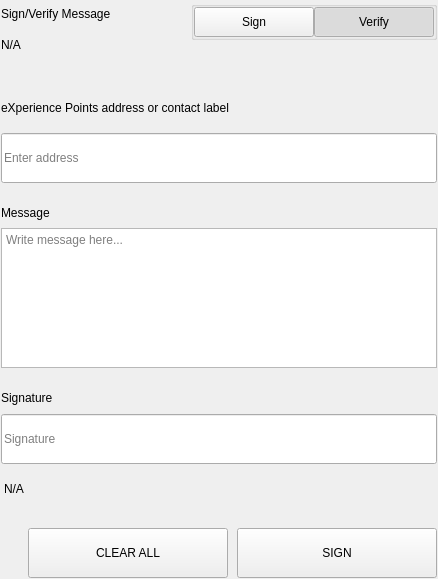
<?xml version="1.0" encoding="UTF-8"?>
<ui version="4.0">
 <class>SettingsSignMessageWidgets</class>
 <widget class="QWidget" name="SettingsSignMessageWidgets">
  <property name="geometry">
   <rect>
    <x>0</x>
    <y>0</y>
    <width>438</width>
    <height>579</height>
   </rect>
  </property>
  <property name="windowTitle">
   <string>Form</string>
  </property>
  <layout class="QVBoxLayout" name="verticalLayout">
   <property name="spacing">
    <number>0</number>
   </property>
   <property name="leftMargin">
    <number>0</number>
   </property>
   <property name="topMargin">
    <number>0</number>
   </property>
   <property name="rightMargin">
    <number>0</number>
   </property>
   <property name="bottomMargin">
    <number>0</number>
   </property>
   <item>
    <widget class="QWidget" name="left" native="true">
     <layout class="QVBoxLayout" name="verticalLayout_3">
      <property name="leftMargin">
       <number>0</number>
      </property>
      <property name="topMargin">
       <number>0</number>
      </property>
      <property name="rightMargin">
       <number>0</number>
      </property>
      <property name="bottomMargin">
       <number>0</number>
      </property>
      <item>
       <widget class="QWidget" name="container_sign" native="true">
        <layout class="QVBoxLayout" name="verticalLayout_2">
         <property name="spacing">
          <number>0</number>
         </property>
         <property name="leftMargin">
          <number>1</number>
         </property>
         <property name="topMargin">
          <number>1</number>
         </property>
         <property name="rightMargin">
          <number>1</number>
         </property>
         <property name="bottomMargin">
          <number>1</number>
         </property>
         <item>
          <layout class="QHBoxLayout" name="horizontalLayout_3" stretch="3,1">
           <property name="spacing">
            <number>40</number>
           </property>
           <item>
            <layout class="QVBoxLayout" name="verticalLayoutTitle">
             <property name="spacing">
              <number>5</number>
             </property>
             <item>
              <widget class="QLabel" name="labelTitle">
               <property name="text">
                <string>Sign/Verify Message</string>
               </property>
              </widget>
             </item>
             <item>
              <widget class="QLabel" name="labelSubtitle1">
               <property name="text">
                <string notr="true">N/A</string>
               </property>
               <property name="wordWrap">
                <bool>true</bool>
               </property>
              </widget>
             </item>
            </layout>
           </item>
           <item alignment="Qt::AlignRight|Qt::AlignTop">
            <widget class="QWidget" name="containerSwitch" native="true">
             <property name="styleSheet">
              <string notr="true">#containerSwitch{
	padding-top:9px;
}</string>
             </property>
             <layout class="QVBoxLayout" name="verticalLayout_6">
              <property name="spacing">
               <number>4</number>
              </property>
              <property name="leftMargin">
               <number>0</number>
              </property>
              <property name="topMargin">
               <number>0</number>
              </property>
              <property name="rightMargin">
               <number>0</number>
              </property>
              <property name="bottomMargin">
               <number>0</number>
              </property>
              <item alignment="Qt::AlignRight">
               <widget class="QGroupBox" name="groupBox">
                <property name="sizePolicy">
                 <sizepolicy hsizetype="Fixed" vsizetype="Preferred">
                  <horstretch>0</horstretch>
                  <verstretch>0</verstretch>
                 </sizepolicy>
                </property>
                <property name="title">
                 <string/>
                </property>
                <property name="alignment">
                 <set>Qt::AlignRight|Qt::AlignTop|Qt::AlignTrailing</set>
                </property>
                <layout class="QHBoxLayout" name="horizontalLayout_4">
                 <property name="spacing">
                  <number>0</number>
                 </property>
                 <property name="leftMargin">
                  <number>0</number>
                 </property>
                 <property name="topMargin">
                  <number>0</number>
                 </property>
                 <property name="rightMargin">
                  <number>0</number>
                 </property>
                 <property name="bottomMargin">
                  <number>0</number>
                 </property>
                 <item>
                  <widget class="QPushButton" name="pushSign">
                   <property name="minimumSize">
                    <size>
                     <width>120</width>
                     <height>30</height>
                    </size>
                   </property>
                   <property name="maximumSize">
                    <size>
                     <width>120</width>
                     <height>30</height>
                    </size>
                   </property>
                   <property name="focusPolicy">
                    <enum>Qt::NoFocus</enum>
                   </property>
                   <property name="text">
                    <string>Sign</string>
                   </property>
                   <property name="checkable">
                    <bool>true</bool>
                   </property>
                   <property name="autoExclusive">
                    <bool>true</bool>
                   </property>
                  </widget>
                 </item>
                 <item>
                  <widget class="QPushButton" name="pushVerify">
                   <property name="minimumSize">
                    <size>
                     <width>120</width>
                     <height>30</height>
                    </size>
                   </property>
                   <property name="maximumSize">
                    <size>
                     <width>120</width>
                     <height>30</height>
                    </size>
                   </property>
                   <property name="focusPolicy">
                    <enum>Qt::NoFocus</enum>
                   </property>
                   <property name="text">
                    <string>Verify</string>
                   </property>
                   <property name="checkable">
                    <bool>true</bool>
                   </property>
                   <property name="checked">
                    <bool>true</bool>
                   </property>
                   <property name="autoExclusive">
                    <bool>true</bool>
                   </property>
                  </widget>
                 </item>
                </layout>
               </widget>
              </item>
              <item alignment="Qt::AlignHCenter|Qt::AlignTop">
               <widget class="QLabel" name="labelSubtitleSwitch">
                <property name="text">
                 <string/>
                </property>
                <property name="alignment">
                 <set>Qt::AlignRight|Qt::AlignTrailing|Qt::AlignVCenter</set>
                </property>
               </widget>
              </item>
             </layout>
            </widget>
           </item>
          </layout>
         </item>
         <item>
          <spacer name="verticalSpacer_2">
           <property name="orientation">
            <enum>Qt::Vertical</enum>
           </property>
           <property name="sizeType">
            <enum>QSizePolicy::Fixed</enum>
           </property>
           <property name="sizeHint" stdset="0">
            <size>
             <width>20</width>
             <height>40</height>
            </size>
           </property>
          </spacer>
         </item>
         <item>
          <widget class="QWidget" name="containerAddress" native="true">
           <property name="sizePolicy">
            <sizepolicy hsizetype="Preferred" vsizetype="Fixed">
             <horstretch>0</horstretch>
             <verstretch>0</verstretch>
            </sizepolicy>
           </property>
           <layout class="QVBoxLayout" name="verticalLayout_5" stretch="0,0">
            <property name="spacing">
             <number>15</number>
            </property>
            <property name="leftMargin">
             <number>0</number>
            </property>
            <property name="topMargin">
             <number>0</number>
            </property>
            <property name="rightMargin">
             <number>0</number>
            </property>
            <property name="bottomMargin">
             <number>0</number>
            </property>
            <item>
             <widget class="QLabel" name="labelSubtitleAddress">
              <property name="minimumSize">
               <size>
                <width>0</width>
                <height>20</height>
               </size>
              </property>
              <property name="maximumSize">
               <size>
                <width>16777215</width>
                <height>20</height>
               </size>
              </property>
              <property name="text">
               <string>eXperience Points address or contact label</string>
              </property>
             </widget>
            </item>
            <item>
             <widget class="QLineEdit" name="addressIn_SM">
              <property name="minimumSize">
               <size>
                <width>0</width>
                <height>50</height>
               </size>
              </property>
              <property name="maximumSize">
               <size>
                <width>16777215</width>
                <height>50</height>
               </size>
              </property>
              <property name="placeholderText">
               <string>Enter address</string>
              </property>
             </widget>
            </item>
           </layout>
          </widget>
         </item>
         <item>
          <spacer name="verticalSpacer_3">
           <property name="orientation">
            <enum>Qt::Vertical</enum>
           </property>
           <property name="sizeType">
            <enum>QSizePolicy::Fixed</enum>
           </property>
           <property name="sizeHint" stdset="0">
            <size>
             <width>20</width>
             <height>20</height>
            </size>
           </property>
          </spacer>
         </item>
         <item>
          <layout class="QVBoxLayout" name="verticalLayout_9">
           <property name="spacing">
            <number>5</number>
           </property>
           <item>
            <widget class="QLabel" name="labelSubtitleMessage">
             <property name="minimumSize">
              <size>
               <width>0</width>
               <height>20</height>
              </size>
             </property>
             <property name="maximumSize">
              <size>
               <width>16777215</width>
               <height>20</height>
              </size>
             </property>
             <property name="text">
              <string>Message</string>
             </property>
            </widget>
           </item>
           <item>
            <widget class="QPlainTextEdit" name="messageIn_SM">
             <property name="minimumSize">
              <size>
               <width>0</width>
               <height>140</height>
              </size>
             </property>
             <property name="maximumSize">
              <size>
               <width>16777215</width>
               <height>140</height>
              </size>
             </property>
             <property name="placeholderText">
              <string>Write message here...</string>
             </property>
            </widget>
           </item>
          </layout>
         </item>
         <item>
          <spacer name="verticalSpacer_4">
           <property name="orientation">
            <enum>Qt::Vertical</enum>
           </property>
           <property name="sizeType">
            <enum>QSizePolicy::Fixed</enum>
           </property>
           <property name="sizeHint" stdset="0">
            <size>
             <width>20</width>
             <height>20</height>
            </size>
           </property>
          </spacer>
         </item>
         <item>
          <widget class="QWidget" name="widget" native="true">
           <property name="minimumSize">
            <size>
             <width>0</width>
             <height>75</height>
            </size>
           </property>
           <property name="maximumSize">
            <size>
             <width>16777215</width>
             <height>16777215</height>
            </size>
           </property>
           <layout class="QVBoxLayout" name="verticalLayout_4">
            <property name="leftMargin">
             <number>0</number>
            </property>
            <property name="topMargin">
             <number>0</number>
            </property>
            <property name="rightMargin">
             <number>0</number>
            </property>
            <property name="bottomMargin">
             <number>0</number>
            </property>
            <item>
             <widget class="QLabel" name="labelSubtitleSignature">
              <property name="minimumSize">
               <size>
                <width>0</width>
                <height>20</height>
               </size>
              </property>
              <property name="maximumSize">
               <size>
                <width>16777215</width>
                <height>20</height>
               </size>
              </property>
              <property name="text">
               <string>Signature</string>
              </property>
             </widget>
            </item>
            <item>
             <widget class="QLineEdit" name="signatureOut_SM">
              <property name="minimumSize">
               <size>
                <width>0</width>
                <height>50</height>
               </size>
              </property>
              <property name="placeholderText">
               <string>Signature</string>
              </property>
             </widget>
            </item>
           </layout>
          </widget>
         </item>
         <item>
          <widget class="QLabel" name="statusLabel_SM">
           <property name="styleSheet">
            <string notr="true">padding-top:5px;</string>
           </property>
           <property name="text">
            <string notr="true">N/A</string>
           </property>
          </widget>
         </item>
         <item>
          <spacer name="verticalSpacer">
           <property name="orientation">
            <enum>Qt::Vertical</enum>
           </property>
           <property name="sizeType">
            <enum>QSizePolicy::Fixed</enum>
           </property>
           <property name="sizeHint" stdset="0">
            <size>
             <width>20</width>
             <height>20</height>
            </size>
           </property>
          </spacer>
         </item>
         <item>
          <layout class="QHBoxLayout" name="horizontalLayout_7">
           <property name="spacing">
            <number>9</number>
           </property>
           <item>
            <spacer name="horizontalSpacer_5">
             <property name="orientation">
              <enum>Qt::Horizontal</enum>
             </property>
             <property name="sizeType">
              <enum>QSizePolicy::Expanding</enum>
             </property>
             <property name="sizeHint" stdset="0">
              <size>
               <width>40</width>
               <height>20</height>
              </size>
             </property>
            </spacer>
           </item>
           <item>
            <widget class="QPushButton" name="pushButtonClear">
             <property name="minimumSize">
              <size>
               <width>200</width>
               <height>50</height>
              </size>
             </property>
             <property name="focusPolicy">
              <enum>Qt::NoFocus</enum>
             </property>
             <property name="text">
              <string>CLEAR ALL</string>
             </property>
            </widget>
           </item>
           <item>
            <widget class="QPushButton" name="pushButtonSave">
             <property name="minimumSize">
              <size>
               <width>200</width>
               <height>50</height>
              </size>
             </property>
             <property name="maximumSize">
              <size>
               <width>200</width>
               <height>50</height>
              </size>
             </property>
             <property name="focusPolicy">
              <enum>Qt::NoFocus</enum>
             </property>
             <property name="text">
              <string>SIGN</string>
             </property>
            </widget>
           </item>
          </layout>
         </item>
        </layout>
       </widget>
      </item>
     </layout>
    </widget>
   </item>
  </layout>
 </widget>
 <resources/>
 <connections/>
</ui>
